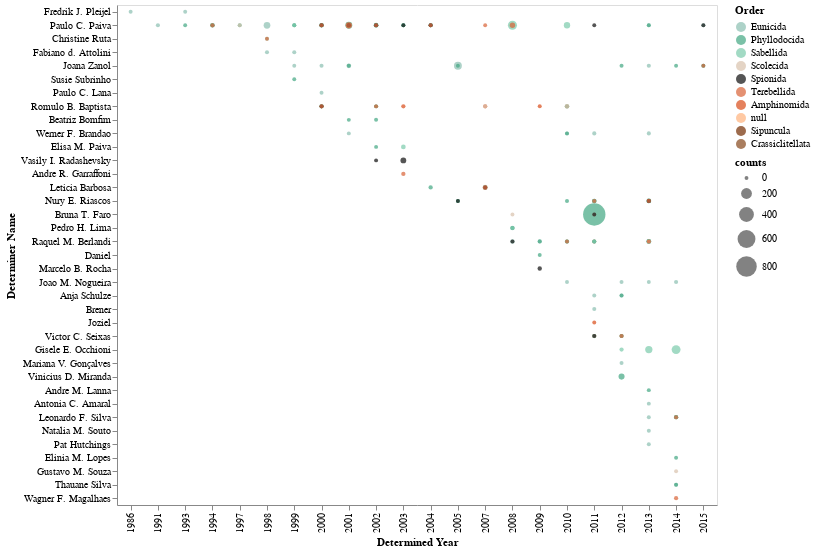

Source (notebook cell):
### Code cell
g2 = alt.Chart(teste1, width=600, height=500).mark_circle().encode(
    x= alt.X('determined_year', type='ordinal', title='Determined Year'),
    y= alt.Y('determiner_full_name', type='nominal', title='Determiner Name', 
            sort=sorting),
    size= alt.Size('counts', type="quantitative",scale=alt.Scale(range=[15, 500])),  # range ajusta tamanho do circulo
    color= alt.Color('order', type="nominal", title="Order", scale=alt.Scale(domain=ordens, range=cores)),
    tooltip= alt.Tooltip(['determiner_full_name', 'determined_year', 'counts', 'order'])
)

# saving chart
# g2.save('./graphs/determiner/counts_per_determiner-c-ordem_reordenado.html')

g2

### Figure 1 — Vega-Lite specification as saved in the notebook (floating-point values rounded to 4 significant figures; data arrays with more than 128 entries replaced by an {"elided": "..."} marker saying what was removed)
{"config": {"view": {"continuousWidth": 400, "continuousHeight": 300}}, "data": {"name": "data-be589947549c38b394a38fd57e828300"}, "mark": "circle", "encoding": {"color": {"type": "nominal", "field": "order", "scale": {"domain": ["Eunicida", "Phyllodocida", "Sabellida", "Scolecida", "Spionida", "Terebellida", "Amphinomida", NaN, "Sipuncula", "Crassiclitellata"], "range": ["#8ABFB0", "#41A681", "#7ACAAB", "#D9C2AD", "#0D0D0D", "#D96236", "#D94B18", "#FFB27C", "#732C02", "#86471B"]}, "title": "Order"}, "size": {"type": "quantitative", "field": "counts", "scale": {"range": [15, 500]}}, "tooltip": [{"type": "nominal", "field": "determiner_full_name"}, {"type": "quantitative", "field": "determined_year"}, {"type": "quantitative", "field": "counts"}, {"type": "nominal", "field": "order"}], "x": {"type": "ordinal", "field": "determined_year", "title": "Determined Year"}, "y": {"type": "nominal", "field": "determiner_full_name", "sort": ["Fredrik J. Pleijel", "Paulo C. Paiva", "Christine Ruta", "Fabiano d. Attolini", "Joana Zanol", "Susie Subrinho", "Paulo C. Lana", "Romulo B. Baptista", "Beatriz Bomfim", "Werner F. Brandao", "Elisa M. Paiva", "Vasily I. Radashevsky", "Andre R. Garraffoni", "Leticia Barbosa", "Nury E. Riascos", "Bruna T. Faro", "Pedro H. Lima", "Raquel M. Berlandi", "Daniel", "Marcelo B. Rocha", "Joao M. Nogueira", "Anja Schulze", "Brener", "Joziel", "Victor C. Seixas", "Gisele E. Occhioni", "Mariana V. Gonçalves", "Vinicius D. Miranda", "Andre M. Lanna", "Antonia C. Amaral", "Leonardo F. Silva", "Natalia M. Souto", "Pat Hutchings", "Elinia M. Lopes", "Gustavo M. Souza", "Thauane Silva", "Wagner F. Magalhaes"], "title": "Determiner Name"}}, "height": 500, "width": 600, "$schema": "https://vega.github.io/schema/vega-lite/v4.8.1.json", "datasets": {"data-be589947549c38b394a38fd57e828300": {"elided": "189 records"}}}
